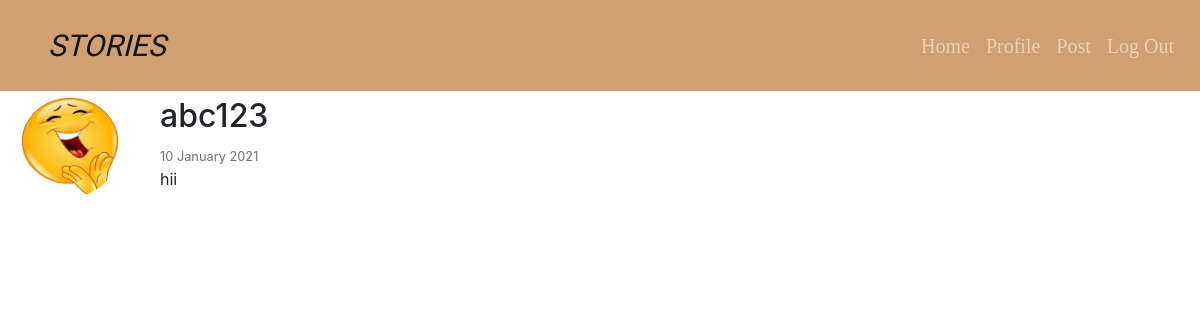
Page /home/post/2/ on the committed database.
### post/models.py (models this page shows, shortened)
class Post(models.Model):
    content = models.TextField()
    date_posted = models.DateTimeField(default=timezone.now)
    author = models.ForeignKey(User,on_delete=models.CASCADE)

### users/models.py (models this page shows, shortened)
class Profile(models.Model):
    user = models.OneToOneField(User, on_delete=models.CASCADE)
    image = models.ImageField(default='default.jpg', upload_to='profile_pics')

### post/views.py (the view)
# urls.py: path('post/<int:pk>/', PostDetailView.as_view() ,name="post-detail"),
class PostDetailView(DetailView):
    model = Post

### post/templates/post/post_detail.html (shortened to what this page needs)
{% extends "post/base.html"%}
{% block post-content %}
    <article class="media post_detail_class content-section">
        <img class="article_img" id="post_article_img" src="{{ object.author.profile.image.url }}">
        <div class="post_media-body">
                <div class="article-metadata">
                    <h2 class="mr-2" id="author_post">{{ object.author }}</h2>
                    <small class="text-muted">{{ object.date_posted|date:"d F Y" }}</small>
                </div>
                <p class="article_content">{{ object.content }}</p>
        </article>
{% endblock%}

### post/static/post/main.css (style rules this page uses)
.article_img { border-radius: 50%; width: 100px; height: 100px; }
.media { padding-top: 10px; }
.post_detail_class { padding-top: 80px; }
#post_article_img { margin-left: 20px; }
.post_media-body { padding-left: 40px; }

### rows in the picture
Post: author.profile.image (placeholder picture), author "abc123", date_posted "10 January 2021", content "hii"
